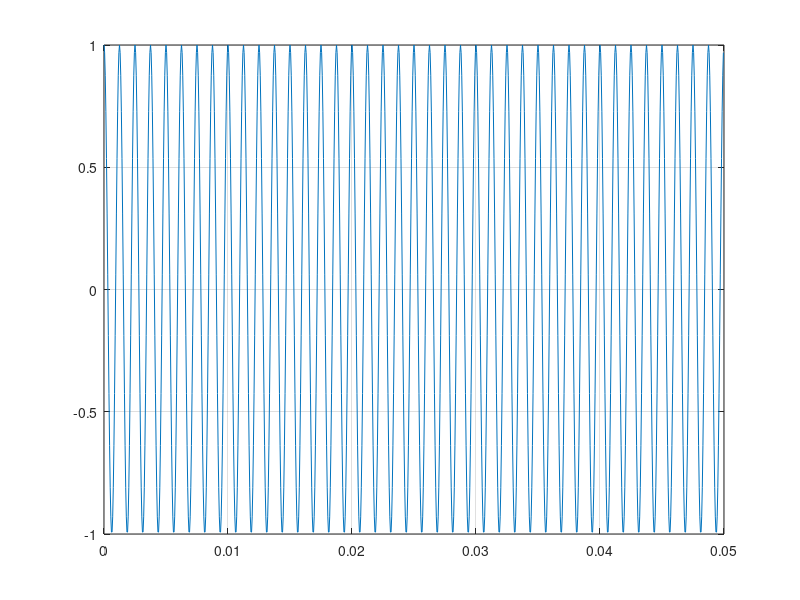
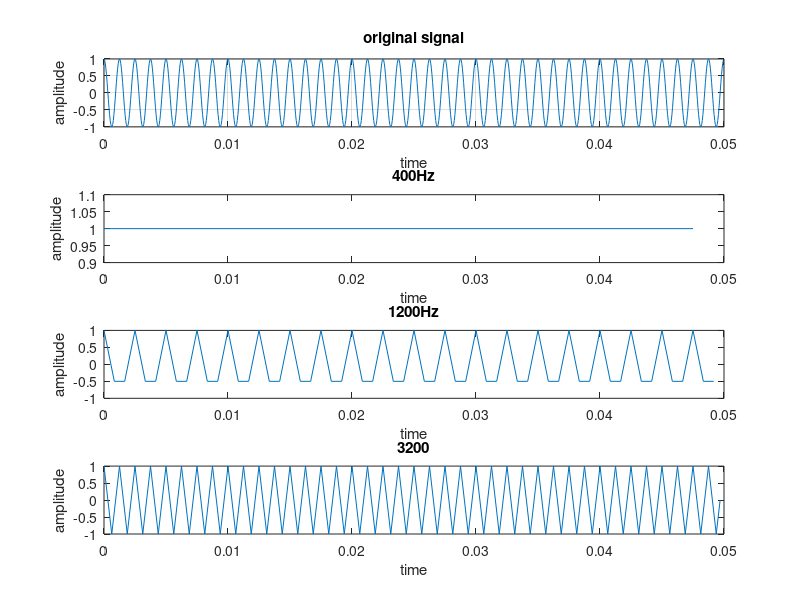
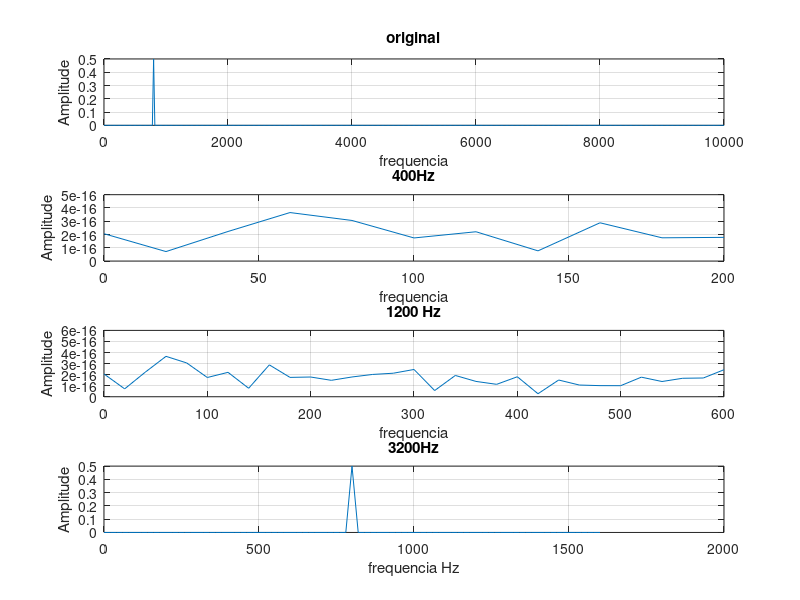

The MATLAB source for these figures, in order: (Note: this script raises an error after producing the figures.)
%problema2
clear;


%1)
Fs = 20000;
Ts = 1 / Fs;
T = 0.05;% 0.05
N = (T) / Ts;% N amostras
t =(0:N-1)*Ts

x = cos(2*pi*800*t);

figure(1);
plot(t,x);
grid on;

%2)
figure(2);
Fs4 = 400;% a frequencia de amostragem tem de ser superior a 1600 hz nyquits
Fs12 = 1200;
Fs32 = 3200;

Ts4 = 1 / Fs4;
Ts12 = 1 / Fs12;
Ts32 = 1 / Fs32;

N4 = (T/1) / Ts4;
N12 = (T/1) / Ts12;
N32 = (T/1) / Ts32;

subplot(4,1,1);
plot(t,x);
ylabel("amplitude");
xlabel("time");
title("original signal");
grid on;

subplot(4,1,2);
t1 =(0:N4-1)*Ts4
x4 = cos(2*pi*800*t1);
plot(t1,x4);
ylabel("amplitude");
xlabel("time");
title("400Hz");

subplot(4,1,3);
t1 =(0:N12-1)*Ts12
x12 = cos(2*pi*800*t1);
plot(t1,x12);
ylabel("amplitude");
xlabel("time");
title("1200Hz");

subplot(4,1,4);
t1 =(0:N32-1)*Ts32
x32 = cos(2*pi*800*t1);
plot(t1,x32);
ylabel("amplitude");
xlabel("time");
title("3200");

%3)
X = fft(x);
X4 = fft(x4);
X12 = fft(x12);
X32 = fft(x32);

Mag = abs(X)/N;
Mag4 = abs(X4)/N4;
Mag12 = abs(X12)/N12;
Mag32 = abs(X32)/N32;

f = (0:N-1)*(Fs/N);
f4 = (0:N4-1)*(Fs4/N4);
f12 = (0:N12-1)*(Fs12/N12);
f32 = (0:N32-1)*(Fs32/N32);

f_adapted = f(1:(N/2)+1);
f4_adapted = f(1:(N4/2)+1);
f12_adapted = f(1:(N12/2)+1);
f32_adapted = f(1:(N32/2)+1);

Mag_adapted = Mag(1:(N/2)+1);
Mag4_adapted = Mag(1:(N4/2)+1);
Mag12_adapted = Mag(1:(N12/2)+1);
Mag32_adapted = Mag(1:(N32/2)+1);

%Mag_adapted(2:end -1) = 2 * Mag_adapted(2:end -1);
%figure(99);
%plot(f_adapted,Mag_adapted);
%stem(f_adapted,Mag_adapted);
%xlim([0,1600]);

figure(4);
subplot(4,1,1);
plot(f_adapted,Mag_adapted);
ylabel("Amplitude");
xlabel("frequencia");
title("original");
grid on;

subplot(4,1,2);
plot(f4_adapted,Mag4_adapted);
ylabel("Amplitude");
xlabel("frequencia");
title("400Hz");
grid on;

subplot(4,1,3);
plot(f12_adapted,Mag12_adapted);
ylabel("Amplitude");
xlabel("frequencia");
title("1200 Hz");
grid on;

subplot(4,1,4);
plot(f32_adapted,Mag32_adapted);
ylabel("Amplitude");
xlabel("frequencia Hz");
title("3200Hz");
grid on;

%4)

peaks1 =[];
freq_of_peaks = []
nPeaks = 0;
for i = 2:length(Mag_adapted)-1
  if Mag(i)> 0.01
    if Mag_adapted(i)> Mag_adapted(i-1) && Mag_adapted(i + 1) < Mag_adapted(i)
      peaks1 = [peaks1,Mag_adapted(i)];
      %freq_of_peaks = [freq_of_peaks,f_adabted(i)];
      nPeaks = nPeaks + 1;
    end
  end
end


printf("%d\n",peaks1);
printf("foram detetados %d picos",nPeaks);
printf("no(s) índice(s) %d, %d, %d \n",peaks1(1),peaks1(2),peaks1(3));
